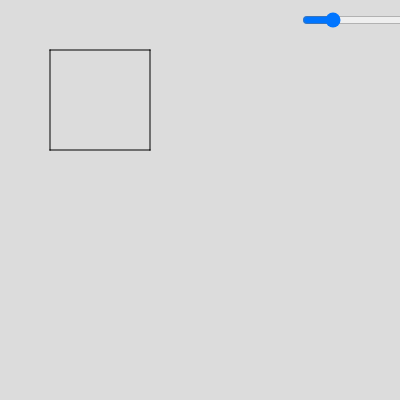
Frame 1 (no input)
Frame 60 (no input): identical to frame 1, image omitted
Frame 120 (the mouse pressed at the canvas centre since frame 60): identical to frame 1, image omitted

The p5.js sketch that drew this single still picture (run headless with seeded random() and noise() and a simulated clock; from frame 60 on, the mouse is pressed at the canvas centre):

// p5.js sketch
// ── sketch.js
x1 = -50;
y1 = -50;

x2 = 50;
y2 = -50;

x3 = 50;
y3 = 50;

x4 = -50;
y4 = 50;

let skalar = 0.1;

let vektorFlyt = [100,100];

function setup() 
{
  createCanvas(400, 400);
  slider = createSlider(0, 5, 1, 0.1);
  slider.position(300, 10);

}

function draw() 
{
  background(220);

  skalar = slider.value();

  point(x1 * skalar + vektorFlyt[0], y1 * skalar + vektorFlyt[1]);
  point(x2 * skalar + vektorFlyt[0], y2 * skalar + vektorFlyt[1]);
  point(x3 * skalar + vektorFlyt[0], y3 * skalar + vektorFlyt[1]);
  point(x4 * skalar + vektorFlyt[0], y4 * skalar + vektorFlyt[1]);

  line(x1 * skalar + vektorFlyt[0], y1 * skalar + vektorFlyt[1], x4 * skalar + vektorFlyt[0], y4 * skalar + vektorFlyt[1]);
  line(x4 * skalar + vektorFlyt[0], y4 * skalar + vektorFlyt[1], x3 * skalar + vektorFlyt[0], y3 * skalar + vektorFlyt[1]);
  line(x3 * skalar + vektorFlyt[0], y3 * skalar + vektorFlyt[1], x2 * skalar + vektorFlyt[0], y2 * skalar + vektorFlyt[1]);
  line(x1 * skalar + vektorFlyt[0], y1 * skalar + vektorFlyt[1], x2 * skalar + vektorFlyt[0], y2 * skalar + vektorFlyt[1]);

  

}
